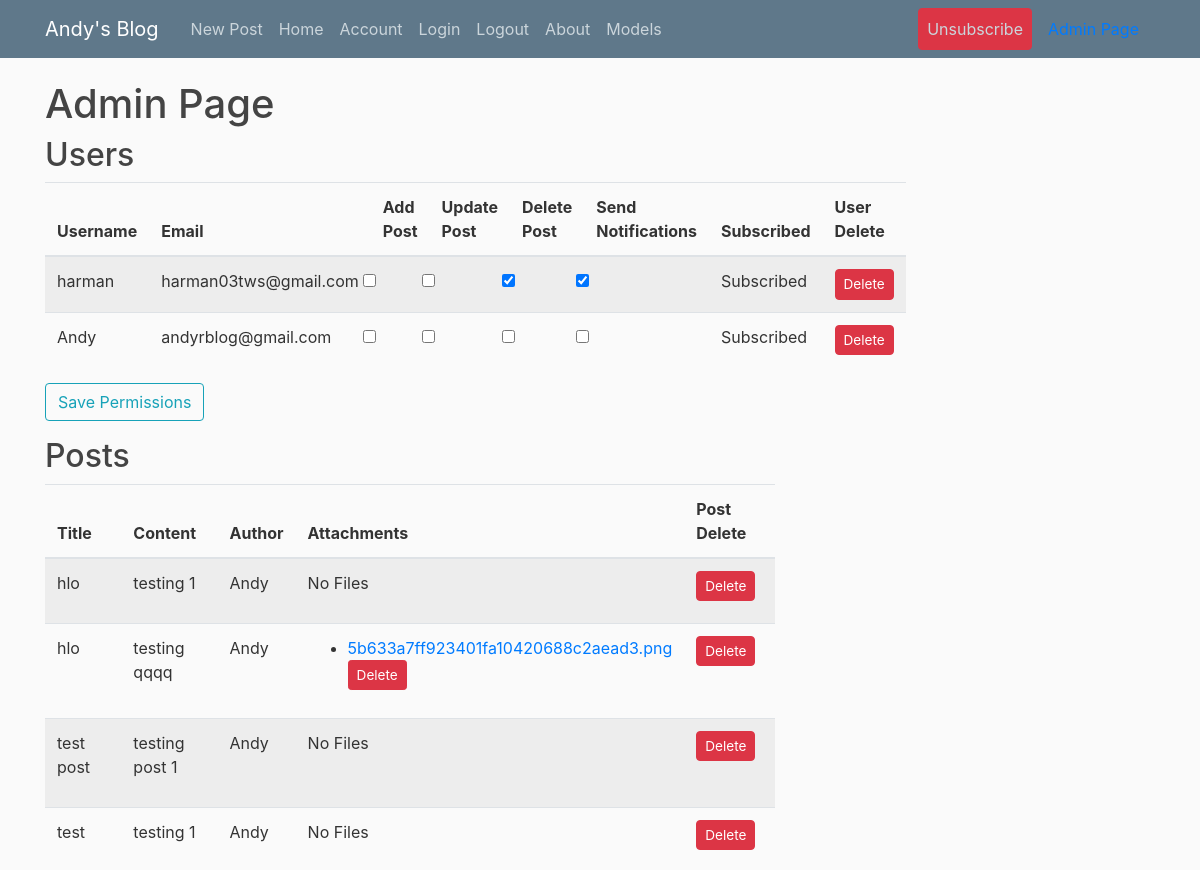
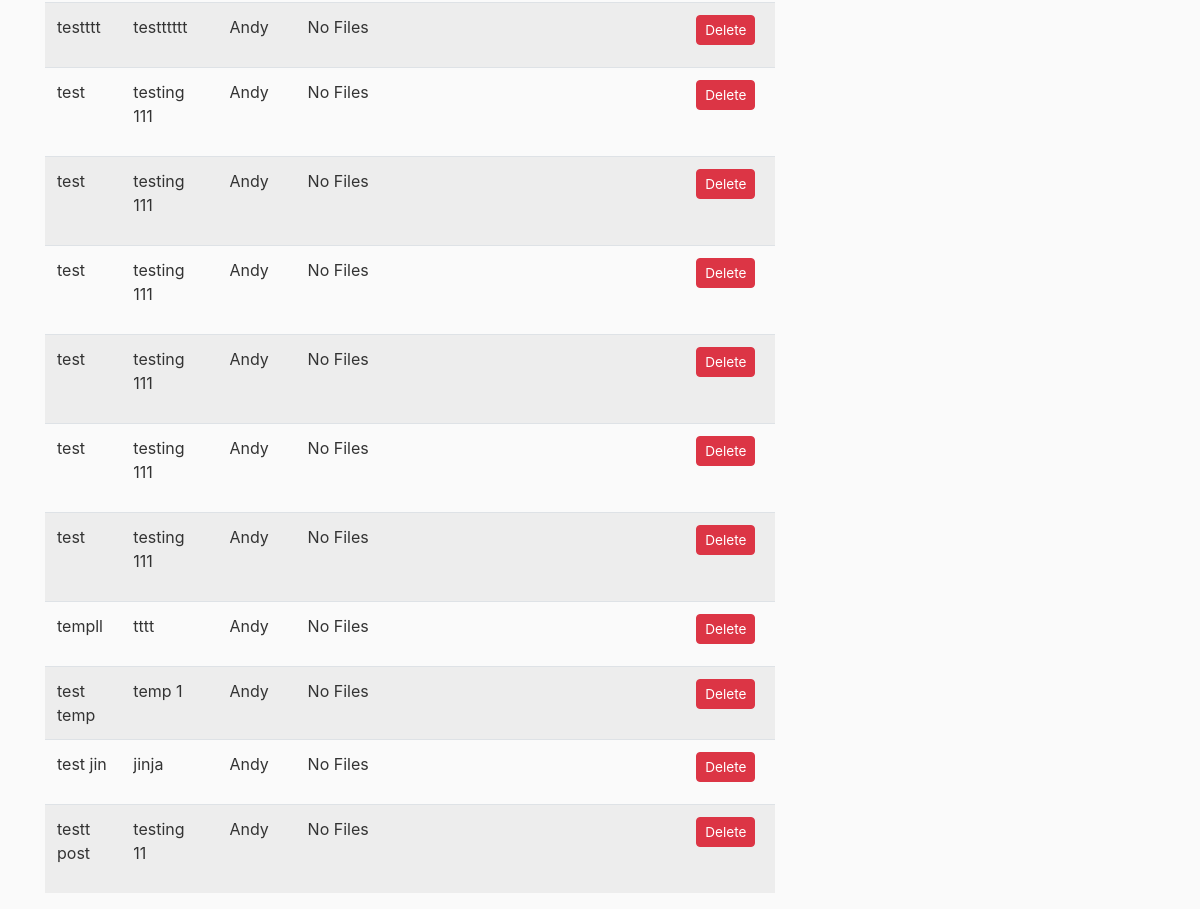
The app's page /admin_page (signed in) with its own data (2 pictures, top to bottom).
### flaskblog/models.py (models this page shows, shortened)
class User(db.Model, UserMixin):
    id = db.Column(db.Integer, primary_key=True)
    username = db.Column(db.String(20), unique=True, nullable=False)
    email = db.Column(db.String(120), unique=True, nullable=False)
    image_file = db.Column(db.String(20), nullable=False, default='default.jpg')
    password = db.Column(db.String(60), nullable=False)
    posts = db.relationship('Post', backref='author', lazy=True)
    is_admin = db.Column(db.Boolean, default=False)
    can_add_post = db.Column(db.Boolean, default=False)
    can_update_post = db.Column(db.Boolean, default=False)
    can_delete_post = db.Column(db.Boolean, default=False)
    send_notifications = db.Column(db.Boolean, default=False)
    is_subscribed = db.Column(db.Boolean, default=True)

class Post(db.Model):
    id = db.Column(db.Integer, primary_key=True)
    title = db.Column(db.String(100), nullable=False)
    date_posted = db.Column(db.DateTime, nullable=False, default=datetime.utcnow)
    content = db.Column(db.Text, nullable=False)
    user_id = db.Column(db.Integer, db.ForeignKey('user.id'), nullable=False)
    image_filename = db.Column(db.String(255))  # Store the filename of the uploaded image
    pdf_filename = db.Column(db.String(255))
    excel_filename = db.Column(db.String(255))   # Store the filename of the uploaded PDF
    files_filename = db.Column(db.String(255))
    files = db.relationship('File', secondary='post_file_association', back_populates='posts')

class File(db.Model):
    id = db.Column(db.Integer, primary_key=True)
    filename = db.Column(db.String(255), nullable=False)
    posts = db.relationship('Post', secondary='post_file_association', back_populates='files')

### flaskblog/admin/routes.py (the view, shortened to what this page needs)
@admin.route("/admin_page", methods=['GET', 'POST'])
@admin_required
def admin_page():
    users = User.query.all()
    form = UserPermissionsForm()  # No need to pass user_ids anymore
    posts = Post.query.all()
    return render_template('admin_page.html', users=users, posts=posts, form=form)

### flaskblog/admin/forms.py
class UserPermissionsForm(FlaskForm):
    submit = SubmitField("Save Permissions")

### flaskblog/admin/routes.py (called while the page is built)
def admin_required(f):
    @wraps(f)
    def decorated_function(*args, **kwargs):
        if current_user.is_authenticated and current_user.is_admin:
            return f(*args, **kwargs)
        else:
            abort(403)  # Access denied
    return decorated_function

### flaskblog/models.py (called while the page is built)
@login_manager.user_loader
def load_user(user_id):
    return User.query.get(int(user_id))

### flaskblog/templates/admin_page.html (shortened to what this page needs)
{% extends "layout.html" %}
{% block content %}
    <h1>Admin Page</h1>
    <h2>Users</h2>
    <form method="POST" action="">
        <table class="table table-striped">
            <thead>
                <tr>
                    <th>Username</th>
                    <th>Email</th>
                    <th>Add Post</th>
                    <th>Update Post</th>
                    <th>Delete Post</th>
                    <th>Send Notifications</th>
                    <th>Subscribed</th>
                    <th>User Delete</th>
                </tr>
            </thead>
            <tbody>
                {% for user in users %}
                    <tr>
                        <td>{{ user.username }}</td>
                        <td>{{ user.email }}</td>
                        <td><input type="checkbox" name="can_add_post_{{ user.id }}" class="form-check-input" {% if user.can_add_post %}checked{% endif %}></td>
                        <td><input type="checkbox" name="can_update_post_{{ user.id }}" class="form-check-input" {% if user.can_update_post %}checked{% endif %}></td>
                        <td><input type="checkbox" name="can_delete_post_{{ user.id }}" class="form-check-input" {% if user.can_delete_post %}checked{% endif %}></td>
                        <td><input type="checkbox" name="send_notifications_{{ user.id }}" class="form-check-input" {% if user.send_notifications %}checked{% endif %}></td>
                        <td>
                            {% if user.is_subscribed %}
                            Subscribed
                                {% else %}
                                    Not Subscribed
                                {% endif %}
                            </td>
                        <td>
                            {% if current_user.is_admin %}
                                <form method="POST" action="{{ url_for('users.delete_user', user_id=user.id) }}">
                                    <button type="button" class="btn btn-danger" style="padding: 0.25rem 0.5rem; font-size: 0.85rem; margin-top: 0" data-toggle="modal" data-target="#deleteModal{{ user.id }}">Delete</button>
                                </form>
                            {% else %}
                                <p>You do not have permission to delete users.</p>
                            {% endif %}
                        </td>
                    </tr>
                {% endfor %}
            </tbody>
        </table>
        <div class="form-group">
            {{ form.submit(class="btn btn-outline-info") }}
        </div>
    </form>
    <h2>Posts</h2>
    <table class="table table-striped">
        <thead>
            <tr>
                <th>Title</th>
                <th>Content</th>
                <th>Author</th>
                <th>Attachments</th>
                <th>Post Delete</th>
            </tr>
        </thead>
        <tbody>
            {% for post in posts %}
                <tr>
                    <td>{{ post.title }}</td>
                    <td>{{ post.content | safe }}</td>
                    <td>{{ post.author.username }}</td>
                    <td>
                        {% if post.files %}
                            <ul>
                                {% for file in post.files %}
                                    <li>
                                        <a href="{{ url_for('static', filename='uploads/' + file.filename) }}" target="_blank">{{ file.filename }}</a>
                                        {% if current_user.is_admin %}
                                            <form method="POST" action="{{ url_for('posts.delete_file', post_id=post.id, file_id=file.id) }}">
                                                <button type="submit" class="btn btn-danger btn-sm" style="padding: 0.25rem 0.5rem; font-size: 0.85rem;">Delete</button>
                                            </form>
                                        {% endif %}
                                    </li>
                                {% endfor %}
                            </ul>
                        {% else %}
                            No Files
                        {% endif %}
                    </td>
                    <td>
                        <form method="POST" action="{{ url_for('posts.delete_post', post_id=post.id) }}">
                            <button type="button" class="btn btn-danger" style="padding: 0.25rem 0.5rem; font-size: 0.85rem; margin-top: 0" data-toggle="modal" data-target="#deleteModal{{ post.id }}">Delete</button>
                        </form>
                    </td>
                </tr>
            {% endfor %}
        </tbody>
    </table>
{% endblock content %}

### flaskblog/templates/layout.html (shortened to what this page needs)
<!DOCTYPE html>
<html>
<head>
    <link rel="stylesheet" href="https://maxcdn.bootstrapcdn.com/bootstrap/4.0.0/css/bootstrap.min.css">
    <link rel="stylesheet" type="text/css" href="{{ url_for('static', filename='main.css') }}">
</head>
<body>
    <header class="site-header">
      <nav class="navbar navbar-expand-md navbar-dark bg-steel fixed-top">
        <div class="container">
          <a class="navbar-brand mr-4" href="/">Andy's Blog</a>
          <div class="collapse navbar-collapse" id="navbarToggle">
          {% if current_user.is_authenticated %}
            <div class="navbar-nav mr-auto">
              <a class="nav-item nav-link" href="{{ url_for('posts.new_post') }}">New Post</a>
              <a class="nav-item nav-link" href="{{ url_for('main.home') }}">Home</a>
              <a class="nav-item nav-link" href="{{ url_for('users.account') }}">Account</a>
              <a class="nav-item nav-link" href="{{ url_for('users.login') }}">Login</a>
              <a class="nav-item nav-link" href="{{ url_for('users.logout') }}">Logout</a>
              <a class="nav-item nav-link" href="{{ url_for('main.about') }}">About</a>
              <a class="nav-item nav-link" href="{{ url_for('main.models') }}">Models</a>
            </div>
            <div class="navbar-nav">
              <form method="POST" action="{{ url_for('users.toggle_subscription') }}">
                {% if current_user.is_subscribed %}
                  <button type="submit" class="nav-item nav-link btn btn-danger" name="unsubscribe" onclick="showSubscriptionAlert('You have unsubscribed!')">Unsubscribe</button>
                {% else %}
                  <button type="submit" class="nav-item nav-link btn btn-success" name="subscribe" onclick="showSubscriptionAlert('You are now subscribed!')">Subscribe</button>
                {% endif %}
              </form>
            </div>
          {% endif %}
          {% if current_user.is_admin %}
                  <a class="nav-item nav-link" href="{{ url_for('admin.admin_page') }}">Admin Page</a>
          {% else %}<!--
                <a class="nav-item nav-link" href="{{ url_for('users.login') }}">Login</a>-->
                <a class="nav-item nav-link" href="{{ url_for('users.register') }}">Register</a>
          {% endif %}
            </div>
          </div>
      </nav>
    </header>
    <main role="main" class="container">
      <div class="row">
        <div class="col-md-8">
          {% block content %}{% endblock %}
        </div>
        </div>
    </main>
</body>
</html>

### flaskblog/static/main.css (style rules this page uses)
body { background: #fafafa; color: #333333; margin-top: 5rem; }
h1, h2, h3, h4, h5, h6 { color: #444444; }
.bg-steel { background-color: #5f788a; }
.site-header .navbar-nav .nav-link { color: #cbd5db; }

### records on screen
User: username "harman", email "harman03tws@gmail.com", can_delete_post "☑", send_notifications "☑", is_subscribed "Subscribed"
User: username "Andy", email "andyrblog@gmail.com", is_subscribed "Subscribed"
Post: title "hlo", content "testing 1", author.username "Andy", shows "No Files"
Post: title "hlo", content "testing qqqq", author.username "Andy"
File: filename "5b633a7ff923401fa10420688c2aead3.png"
Post: title "test post", content "testing post 1", author.username "Andy", shows "No Files"
Post: title "test", content "testing 1", author.username "Andy", shows "No Files"
Post: title "testttt", content "testttttt", author.username "Andy", shows "No Files"
Post: title "test", content "testing 111", author.username "Andy", shows "No Files"
Post: title "test", content "testing 111", author.username "Andy", shows "No Files"
Post: title "test", content "testing 111", author.username "Andy", shows "No Files"
Post: title "test", content "testing 111", author.username "Andy", shows "No Files"
Post: title "test", content "testing 111", author.username "Andy", shows "No Files"
Post: title "test", content "testing 111", author.username "Andy", shows "No Files"
Post: title "templl", content "tttt", author.username "Andy", shows "No Files"
Post: title "test temp", content "temp 1", author.username "Andy", shows "No Files"
Post: title "test jin", content "jinja", author.username "Andy", shows "No Files"
Post: title "testt post", content "testing 11", author.username "Andy", shows "No Files"
